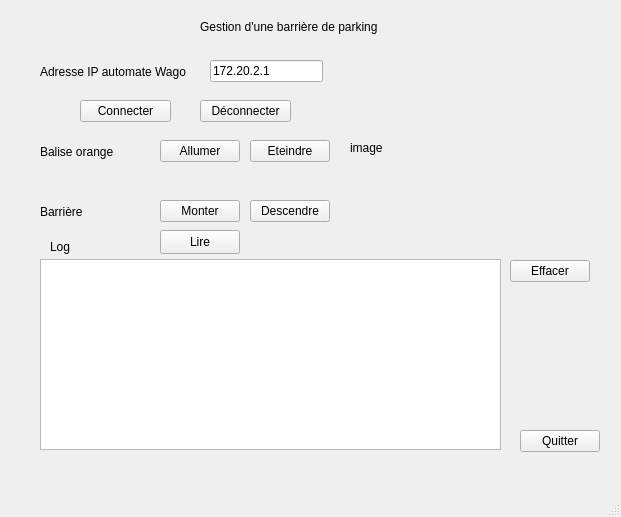
<?xml version="1.0" encoding="UTF-8"?>
<ui version="4.0">
 <class>IHM</class>
 <widget class="QMainWindow" name="IHM">
  <property name="geometry">
   <rect>
    <x>0</x>
    <y>0</y>
    <width>621</width>
    <height>517</height>
   </rect>
  </property>
  <property name="windowTitle">
   <string>GestionBarriereParking</string>
  </property>
  <widget class="QWidget" name="centralwidget">
   <widget class="QLabel" name="label">
    <property name="geometry">
     <rect>
      <x>40</x>
      <y>65</y>
      <width>162</width>
      <height>14</height>
     </rect>
    </property>
    <property name="text">
     <string>Adresse IP automate Wago</string>
    </property>
   </widget>
   <widget class="QLabel" name="label_2">
    <property name="geometry">
     <rect>
      <x>200</x>
      <y>20</y>
      <width>203</width>
      <height>14</height>
     </rect>
    </property>
    <property name="text">
     <string>Gestion d'une barrière de parking</string>
    </property>
   </widget>
   <widget class="QLineEdit" name="lineEdit_adresseIPWago">
    <property name="geometry">
     <rect>
      <x>210</x>
      <y>60</y>
      <width>113</width>
      <height>22</height>
     </rect>
    </property>
    <property name="text">
     <string>172.20.2.1</string>
    </property>
   </widget>
   <widget class="QPushButton" name="pushButton_connecter">
    <property name="geometry">
     <rect>
      <x>80</x>
      <y>100</y>
      <width>91</width>
      <height>22</height>
     </rect>
    </property>
    <property name="text">
     <string>Connecter</string>
    </property>
   </widget>
   <widget class="QPushButton" name="pushButton_deconnecter">
    <property name="geometry">
     <rect>
      <x>200</x>
      <y>100</y>
      <width>91</width>
      <height>22</height>
     </rect>
    </property>
    <property name="text">
     <string>Déconnecter</string>
    </property>
   </widget>
   <widget class="QPushButton" name="pushButton_allumerBalise">
    <property name="geometry">
     <rect>
      <x>160</x>
      <y>140</y>
      <width>80</width>
      <height>22</height>
     </rect>
    </property>
    <property name="text">
     <string>Allumer</string>
    </property>
   </widget>
   <widget class="QLabel" name="label_3">
    <property name="geometry">
     <rect>
      <x>40</x>
      <y>145</y>
      <width>82</width>
      <height>14</height>
     </rect>
    </property>
    <property name="text">
     <string>Balise orange</string>
    </property>
   </widget>
   <widget class="QPushButton" name="pushButton_eteindreBalise">
    <property name="geometry">
     <rect>
      <x>250</x>
      <y>140</y>
      <width>80</width>
      <height>22</height>
     </rect>
    </property>
    <property name="text">
     <string>Eteindre</string>
    </property>
   </widget>
   <widget class="QLabel" name="label_4">
    <property name="geometry">
     <rect>
      <x>40</x>
      <y>205</y>
      <width>57</width>
      <height>14</height>
     </rect>
    </property>
    <property name="text">
     <string>Barrière</string>
    </property>
   </widget>
   <widget class="QPushButton" name="pushButton_descendreBarriere">
    <property name="geometry">
     <rect>
      <x>250</x>
      <y>200</y>
      <width>80</width>
      <height>22</height>
     </rect>
    </property>
    <property name="text">
     <string>Descendre</string>
    </property>
   </widget>
   <widget class="QPushButton" name="pushButton_monterBarriere">
    <property name="geometry">
     <rect>
      <x>160</x>
      <y>200</y>
      <width>80</width>
      <height>22</height>
     </rect>
    </property>
    <property name="text">
     <string>Monter</string>
    </property>
   </widget>
   <widget class="QPushButton" name="pushButton_quitter">
    <property name="geometry">
     <rect>
      <x>520</x>
      <y>430</y>
      <width>80</width>
      <height>22</height>
     </rect>
    </property>
    <property name="text">
     <string>Quitter</string>
    </property>
   </widget>
   <widget class="QTextEdit" name="textEdit_log">
    <property name="geometry">
     <rect>
      <x>40</x>
      <y>259</y>
      <width>461</width>
      <height>191</height>
     </rect>
    </property>
   </widget>
   <widget class="QPushButton" name="pushButton_effacerLog">
    <property name="geometry">
     <rect>
      <x>510</x>
      <y>260</y>
      <width>80</width>
      <height>22</height>
     </rect>
    </property>
    <property name="text">
     <string>Effacer</string>
    </property>
   </widget>
   <widget class="QLabel" name="label_5">
    <property name="geometry">
     <rect>
      <x>50</x>
      <y>240</y>
      <width>57</width>
      <height>14</height>
     </rect>
    </property>
    <property name="text">
     <string>Log</string>
    </property>
   </widget>
   <widget class="QLabel" name="label_image">
    <property name="geometry">
     <rect>
      <x>350</x>
      <y>50</y>
      <width>257</width>
      <height>196</height>
     </rect>
    </property>
    <property name="text">
     <string>image</string>
    </property>
   </widget>
   <widget class="QPushButton" name="pushButton_lireCapteurs">
    <property name="geometry">
     <rect>
      <x>160</x>
      <y>230</y>
      <width>80</width>
      <height>24</height>
     </rect>
    </property>
    <property name="text">
     <string>Lire</string>
    </property>
   </widget>
  </widget>
  <widget class="QMenuBar" name="menubar">
   <property name="geometry">
    <rect>
     <x>0</x>
     <y>0</y>
     <width>621</width>
     <height>21</height>
    </rect>
   </property>
  </widget>
  <widget class="QStatusBar" name="statusbar"/>
 </widget>
 <resources/>
 <connections/>
</ui>
